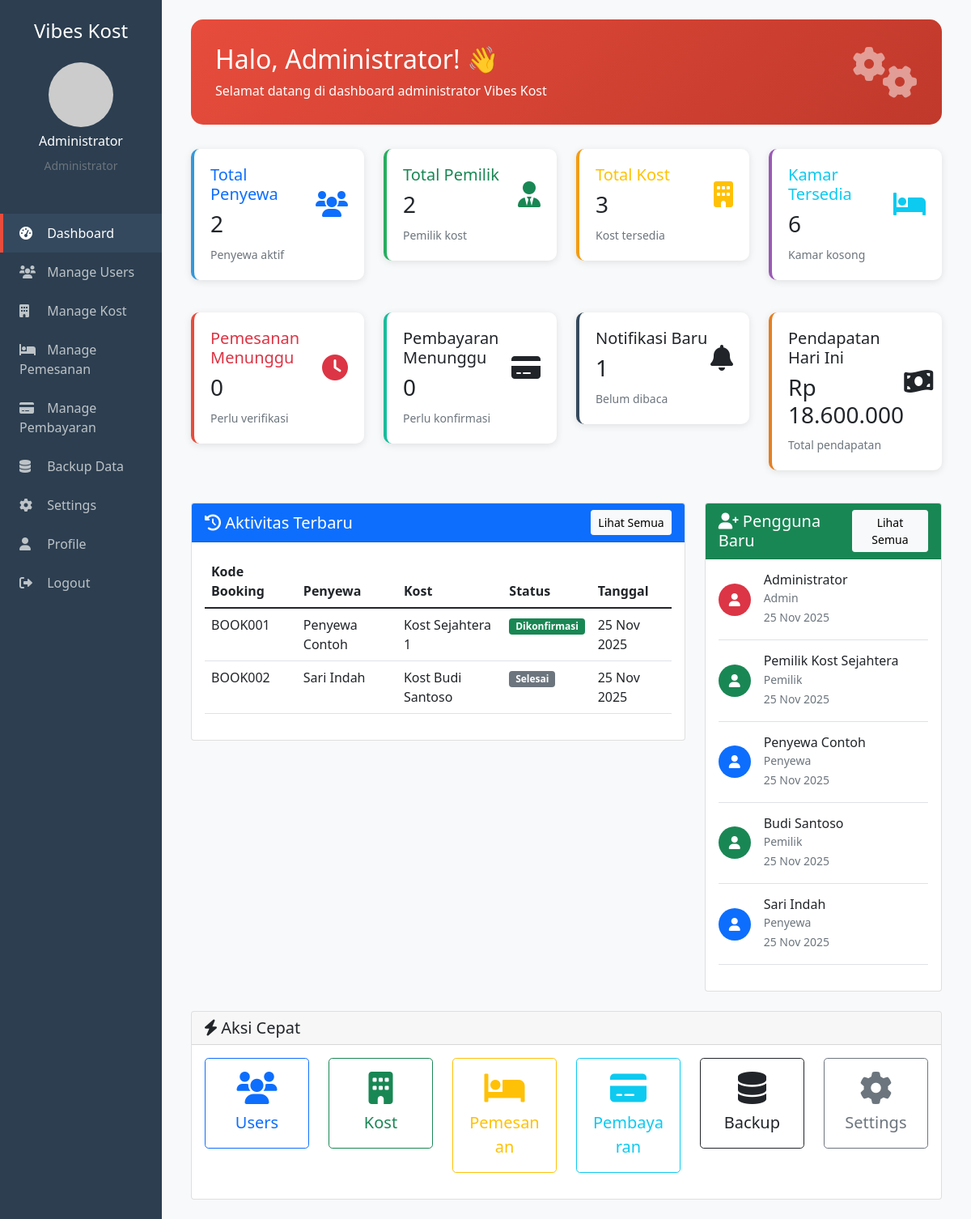
Page /admin/dashboard.php (signed in) on the committed database.
### tables this page shows
CREATE TABLE pemesanans (
    id INT PRIMARY KEY AUTO_INCREMENT,
    kode_booking VARCHAR(20) UNIQUE NOT NULL,
    penyewa_id INT NOT NULL,
    kamar_id INT NOT NULL,
    tanggal_masuk DATE NOT NULL,
    tanggal_keluar DATE,
    durasi_sewa INT NOT NULL COMMENT 'Dalam bulan',
    total_biaya DECIMAL(12,2) NOT NULL,
    catatan_khusus TEXT,
    status ENUM('menunggu','dikonfirmasi','ditolak','selesai','dibatalkan') DEFAULT 'menunggu',
    alasan_penolakan TEXT,
    created_at TIMESTAMP DEFAULT CURRENT_TIMESTAMP,
    updated_at TIMESTAMP DEFAULT CURRENT_TIMESTAMP ON UPDATE CURRENT_TIMESTAMP,
    FOREIGN KEY (penyewa_id) REFERENCES users(id) ON DELETE CASCADE,
    FOREIGN KEY (kamar_id) REFERENCES kamars(id) ON DELETE CASCADE
);

CREATE TABLE users (
    id INT PRIMARY KEY AUTO_INCREMENT,
    nama VARCHAR(100) NOT NULL,
    email VARCHAR(100) UNIQUE NOT NULL,
    password VARCHAR(255) NOT NULL,
    role ENUM('admin','pemilik','penyewa') NOT NULL,
    no_telepon VARCHAR(20),
    alamat TEXT,
     
    bank_nama VARCHAR(100),
    bank_nomor VARCHAR(50),
    bank_atas_nama VARCHAR(100),
    foto_profil VARCHAR(255) DEFAULT 'default.jpg',
    is_active BOOLEAN DEFAULT TRUE,
    created_at TIMESTAMP DEFAULT CURRENT_TIMESTAMP,
    updated_at TIMESTAMP DEFAULT CURRENT_TIMESTAMP ON UPDATE CURRENT_TIMESTAMP
);

CREATE TABLE kost (
    id INT PRIMARY KEY AUTO_INCREMENT,
    pemilik_id INT NOT NULL,
    nama_kost VARCHAR(100) NOT NULL,
    alamat TEXT NOT NULL,
    deskripsi TEXT,
    harga_per_bulan DECIMAL(12,2) NOT NULL,
    latitude DECIMAL(10,8),
    longitude DECIMAL(11,8),
    foto_kost VARCHAR(255) DEFAULT 'default.jpg',
    fasilitas TEXT,
    peraturan TEXT,
    status ENUM('tersedia','tidak_tersedia') DEFAULT 'tersedia',
    created_at TIMESTAMP DEFAULT CURRENT_TIMESTAMP,
    updated_at TIMESTAMP DEFAULT CURRENT_TIMESTAMP ON UPDATE CURRENT_TIMESTAMP,
    FOREIGN KEY (pemilik_id) REFERENCES users(id) ON DELETE CASCADE
);

### admin/dashboard.php (the view, shortened to what the rows shown need)
<?php
include '../includes/config.php';
$activities_query = "
    SELECT
        p.kode_booking,
        u.nama as penyewa_nama,
        k.nama_kost,
        p.status,
        p.created_at
    FROM pemesanans p
    JOIN users u ON p.penyewa_id = u.id
    JOIN kamars km ON p.kamar_id = km.id
    JOIN kost k ON km.kost_id = k.id
    ORDER BY p.created_at DESC
    LIMIT 10
";
$activities = $conn->query($activities_query);
$recent_users_query = "
    SELECT nama, email, role, created_at
    FROM users
    ORDER BY created_at DESC
    LIMIT 5
";
$recent_users = $conn->query($recent_users_query);
?>
<!DOCTYPE html>
<html lang="id">
<head>
    <link href="https://cdn.jsdelivr.net/npm/bootstrap@5.1.3/dist/css/bootstrap.min.css" rel="stylesheet">
    <link href="https://cdnjs.cloudflare.com/ajax/libs/font-awesome/6.0.0/css/all.min.css" rel="stylesheet">
</head>
<body>
    <div class="container-fluid">
        <div class="row">
            <div class="col-md-9 col-lg-10 main-content">
                <div class="p-4">
                    <div class="welcome-section">
                        <div class="row align-items-center">
                            <div class="col-md-8">
                                <h2>Halo, <?php echo $_SESSION['nama']; ?>! 👋</h2>
                            </div>
                        </div>
                    </div>
                    <div class="row">
                        <div class="col-md-8 mb-4">
                            <div class="card">
                                <div class="card-body">
                                    <div class="table-responsive">
                                        <table class="table table-hover">
                                            <thead>
                                                <tr>
                                                    <th>Kode Booking</th>
                                                    <th>Penyewa</th>
                                                    <th>Kost</th>
                                                    <th>Status</th>
                                                    <th>Tanggal</th>
                                                </tr>
                                            </thead>
                                            <tbody>
                                                <?php while($activity = $activities->fetch_assoc()): ?>
                                                <tr>
                                                    <td><?php echo $activity['kode_booking']; ?></td>
                                                    <td><?php echo $activity['penyewa_nama']; ?></td>
                                                    <td><?php echo $activity['nama_kost']; ?></td>
                                                    <td>
                                                        <span class="badge bg-<?php
                                                            switch($activity['status']) {
                                                                case 'dikonfirmasi': echo 'success'; break;
                                                                default: echo 'secondary';
                                                            }
                                                        ?>"><?php echo ucfirst($activity['status']); ?></span>
                                                    </td>
                                                    <td><?php echo date('d M Y', strtotime($activity['created_at'])); ?></td>
                                                </tr>
                                                <?php endwhile; ?>
                                            </tbody>
                                        </table>
                                    </div>
                                </div>
                            </div>
                        </div>
                        <div class="col-md-4 mb-4">
                            <div class="card">
                                <div class="card-body">
                                    <?php while($user = $recent_users->fetch_assoc()): ?>
                                    <div class="d-flex align-items-center mb-3 pb-3 border-bottom">
                                        <div class="flex-shrink-0">
                                            <div class="bg-<?php
                                                switch($user['role']) {
                                                    case 'admin': echo 'danger'; break;
                                                    case 'pemilik': echo 'success'; break;
                                                    case 'penyewa': echo 'primary'; break;
                                                }
                                            ?> text-white rounded-circle d-flex align-items-center justify-content-center"
                                                 style="width: 40px; height: 40px;">
                                                <i class="fas fa-user"></i>
                                            </div>
                                        </div>
                                        <div class="flex-grow-1 ms-3">
                                            <h6 class="mb-0"><?php echo $user['nama']; ?></h6>
                                            <small class="text-muted"><?php echo ucfirst($user['role']); ?></small>
                                            <br>
                                            <small class="text-muted"><?php echo date('d M Y', strtotime($user['created_at'])); ?></small>
                                        </div>
                                    </div>
                                    <?php endwhile; ?>
                                </div>
                            </div>
                        </div>
                    </div>
                </div>
            </div>
        </div>
    </div>
</body>
</html>

### rows in the picture
pemesanans: kode_booking "BOOK001", penyewa.nama "Penyewa Contoh", kost.nama_kost "Kost Sejahtera 1", status "Dikonfirmasi", created_at "25 Nov 2025"
pemesanans: kode_booking "BOOK002", penyewa.nama "Sari Indah", kost.nama_kost "Kost Budi Santoso", status "Selesai", created_at "25 Nov 2025"
users: nama "Administrator", role "Admin", created_at "25 Nov 2025"
users: nama "Pemilik Kost Sejahtera", role "Pemilik", created_at "25 Nov 2025"
users: nama "Penyewa Contoh", role "Penyewa", created_at "25 Nov 2025"
users: nama "Budi Santoso", role "Pemilik", created_at "25 Nov 2025"
users: nama "Sari Indah", role "Penyewa", created_at "25 Nov 2025"

### other values in the picture
$_SESSION['nama'] "Administrator"
$stats['total_penyewa'] "2"
$stats['total_pemilik'] "2"
$stats['total_kost'] "3"
$stats['total_kamar_tersedia'] "6"
$stats['pemesanan_menunggu'] "0"
$stats['pembayaran_menunggu'] "0"
$stats['notifikasi_baru'] "1"
$stats['pendapatan_hari_ini'] "18.600.000"
